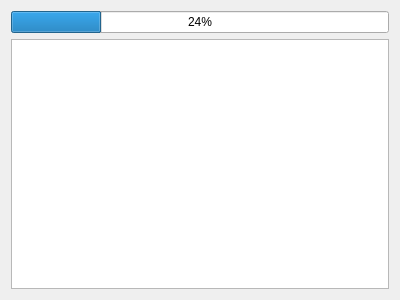
<?xml version="1.0" encoding="UTF-8"?>
<ui version="4.0">
 <class>GenerationPage</class>
 <widget class="QWizardPage" name="GenerationPage">
  <property name="geometry">
   <rect>
    <x>0</x>
    <y>0</y>
    <width>400</width>
    <height>300</height>
   </rect>
  </property>
  <property name="windowTitle">
   <string>WizardPage</string>
  </property>
  <property name="title">
   <string>Сбор и анализ данных</string>
  </property>
  <layout class="QVBoxLayout" name="verticalLayout">
   <item>
    <widget class="QProgressBar" name="progressBar">
     <property name="value">
      <number>24</number>
     </property>
    </widget>
   </item>
   <item>
    <widget class="QPlainTextEdit" name="logEdit">
     <property name="readOnly">
      <bool>true</bool>
     </property>
    </widget>
   </item>
  </layout>
 </widget>
 <resources/>
 <connections/>
</ui>
